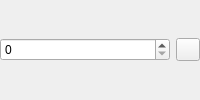
<?xml version="1.0" encoding="UTF-8"?>
<ui version="4.0">
 <class>settings_spin_box_t</class>
 <widget class="QWidget" name="settings_spin_box_t">
  <property name="windowTitle">
   <string>settings_spin_box_t</string>
  </property>
  <layout class="QHBoxLayout" name="mainLayout">
   <property name="leftMargin">
    <number>0</number>
   </property>
   <property name="topMargin">
    <number>0</number>
   </property>
   <property name="rightMargin">
    <number>0</number>
   </property>
   <property name="bottomMargin">
    <number>0</number>
   </property>
   <property name="spacing">
    <number>6</number>
   </property>
   <item>
    <widget class="QSpinBox" name="spin_box"/>
   </item>
   <item>
    <widget class="QToolButton" name="reset_button">
     <property name="text">
      <string/>
     </property>
     <property name="toolButtonStyle">
      <enum>Qt::ToolButtonIconOnly</enum>
     </property>
    </widget>
   </item>
  </layout>
 </widget>
 <resources/>
 <connections/>
</ui>
